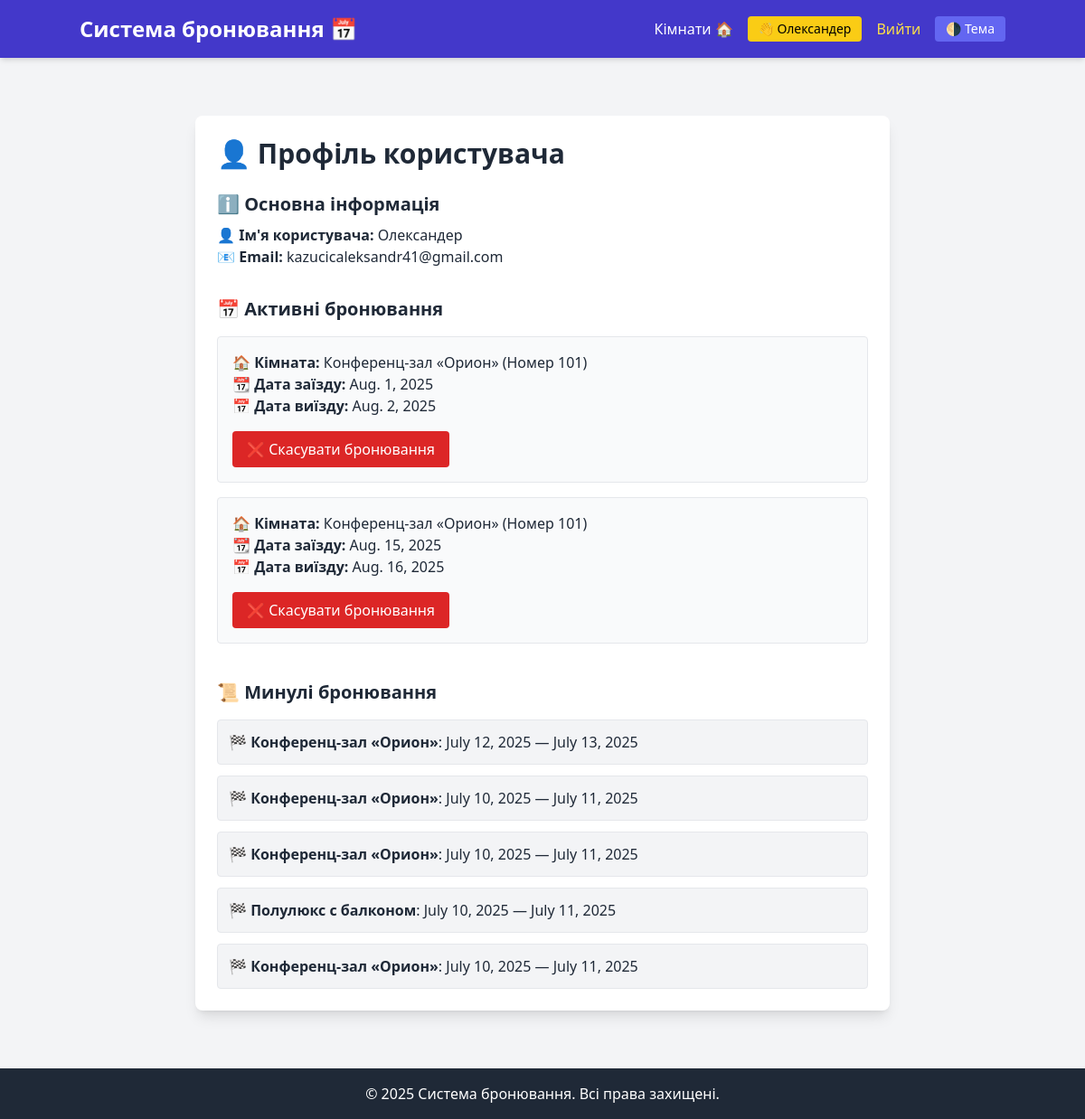
Before: /profile/ (signed in) with the older database file.
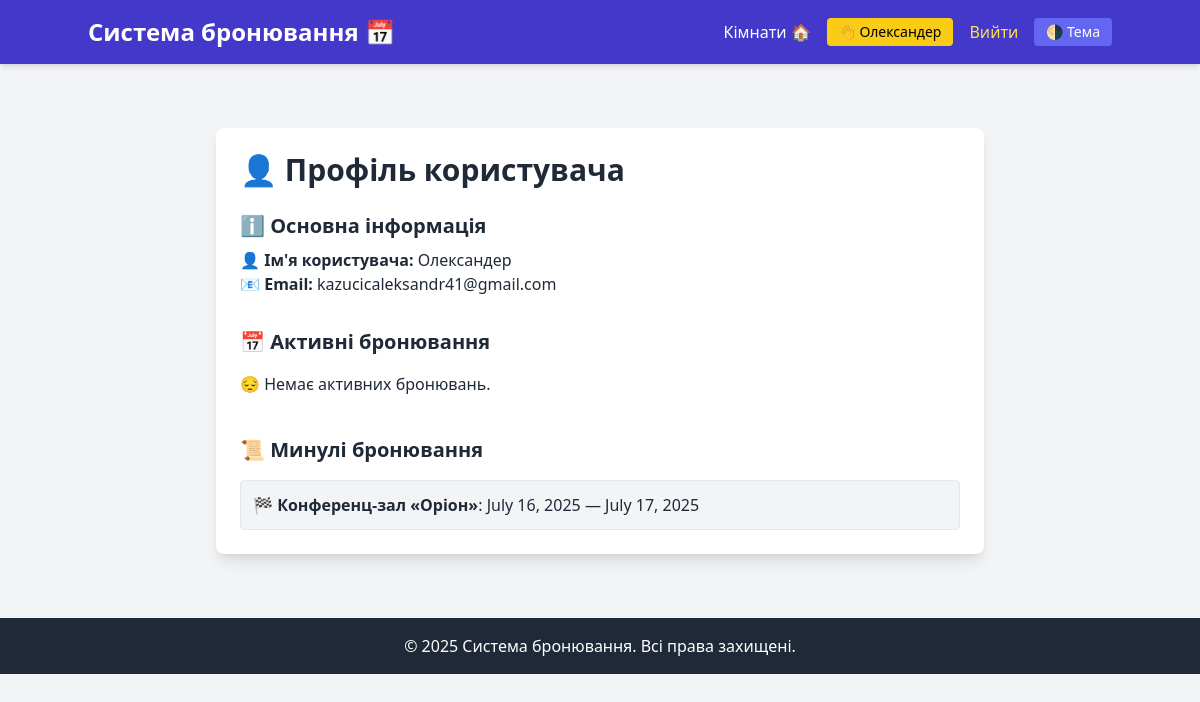
After: the same page with the newer database file.
### booking/models.py (models this page shows, shortened)
class Booking(models.Model):
    user = models.ForeignKey(User, related_name='bookings', on_delete=models.CASCADE)
    location = models.ForeignKey(Location, related_name='bookings', on_delete=models.CASCADE)
    start_date = models.DateField()
    end_date = models.DateField()
    created_at = models.DateTimeField(auto_now_add=True)
    updated_at = models.DateTimeField(auto_now=True)
    is_confirmed = models.BooleanField(default=False)

class Location(models.Model):
    number = models.CharField(max_length=10 , default='N/A')  # номер локації
    title = models.CharField(max_length=100,unique=True)
    capacity = models.PositiveIntegerField()
    price = models.DecimalField(max_digits=6, decimal_places=2)
    description = models.TextField()
    created_at = models.DateTimeField(auto_now_add=True)
    is_active = models.BooleanField(default=True)
    image = models.ImageField(upload_to='room_images/', blank=True, null=True)
    class Meta:
        verbose_name = _('Location')
        verbose_name_plural = _('Locations')
        ordering = ['title']

### booking/views.py (the view)
# urls.py: path('profile/', views.profile, name='profile'),
@login_required
def profile(request):
    user = request.user
    active_bookings = user.bookings.filter(end_date__gte=date.today()).select_related('location')
    past_bookings = user.bookings.filter(end_date__lt=date.today()).select_related('location')
    context = {
        'user': user,
        'active_bookings': active_bookings,
        'past_bookings': past_bookings,
    }
    return render(request, 'profile.html', context)

### templates/profile.html (shortened to what this page needs)
{% extends "base.html" %}
{% block content %}
<div class="max-w-3xl mx-auto mt-10 p-6 bg-white shadow-lg rounded-lg">
  <h1 class="text-3xl font-bold mb-6">👤 Профіль користувача</h1>
  <section class="mb-8">
    <h2 class="text-xl font-semibold mb-2">ℹ️ Основна інформація</h2>
    <p>👤 <strong>Ім'я користувача:</strong> {{ user.username }}</p>
    <p>📧 <strong>Email:</strong> {{ user.email }}</p>
  </section>
  <section>
    <h2 class="text-xl font-semibold mb-4">📅 Активні бронювання</h2>
    {% if active_bookings %}
      <ul class="space-y-4">
        {% for booking in active_bookings %}
          <li class="border p-4 rounded hover:shadow-md transition relative bg-gray-50">
            <p>🏠 <strong>Кімната:</strong> {{ booking.location.title }} (Номер {{ booking.location.number }})</p>
            <p>📆 <strong>Дата заїзду:</strong> {{ booking.start_date }}</p>
            <p>📅 <strong>Дата виїзду:</strong> {{ booking.end_date }}</p>
            <form action="{% url 'cancel_booking' booking.pk %}" method="post" class="mt-4">
              <button type="submit" class="bg-red-600 text-white px-4 py-2 rounded hover:bg-red-700">
                ❌ Скасувати бронювання
              </button>
            </form>
          </li>
        {% endfor %}
      </ul>
    {% else %}
      <p>😔 Немає активних бронювань.</p>
    {% endif %}
  </section>
  <section class="mt-10">
    <h2 class="text-xl font-semibold mb-4">📜 Минулі бронювання</h2>
    {% if past_bookings %}
      <ul class="space-y-3">
        {% for booking in past_bookings %}
          <li class="border p-3 rounded bg-gray-100">
            🏁 <strong>{{ booking.location.title }}</strong>: {{ booking.start_date }} — {{ booking.end_date }}
          </li>
        {% endfor %}
      </ul>
    {% else %}
      <p>ℹ️ У вас ще не було минулих бронювань.</p>
    {% endif %}
  </section>
</div>
{% endblock %}

### templates/base.html (shortened to what this page needs)
<!DOCTYPE html>
<html lang="uk" class="">
<head>
    <script src="https://cdn.tailwindcss.com"></script>
</head>
<body class="bg-gray-100 text-gray-800 dark:bg-gray-900 dark:text-gray-100 transition-colors duration-300">
    <header class="bg-indigo-700 text-white p-4 shadow-md dark:bg-indigo-900">
        <div class="container mx-auto flex justify-between items-center">
            <h1 class="text-2xl font-bold">Система бронювання 📅</h1>
            <nav class="space-x-4 flex items-center">
                <a href="{% url 'room_list' %}" class="hover:underline">Кімнати 🏠</a>
                {% if user.is_authenticated %}
                    <a href="{% url 'profile' %}"
                       class="text-sm bg-yellow-400 text-black px-3 py-1 rounded hover:bg-yellow-500 transition inline-block">
                        👋 {{ user.username }}
                    </a>
                    <form action="{% url 'logout' %}" method="post" class="inline ml-4">
                        <button type="submit" class="text-yellow-300 hover:text-yellow-400">Вийти</button>
                    </form>
                {% else %}
                    <a href="{% url 'login' %}" class="hover:underline text-green-200">Увійти 🔐</a>
                    <a href="{% url 'register' %}" class="hover:underline text-yellow-200">Реєстрація ✍️</a>
                {% endif %}
                <button id="toggle-theme"
                        class="ml-4 px-3 py-1 text-sm bg-indigo-500 text-white rounded hover:bg-indigo-600 transition">
                    🌗 Тема
                </button>
            </nav>
        </div>
    </header>
    <main class="container mx-auto p-6">
        {% block content %}
        {% endblock %}
    </main>
    <footer class="bg-gray-800 text-white text-center p-4 mt-10 dark:bg-gray-900">
        &copy; 2025 Система бронювання. Всі права захищені.
    </footer>
</body>
</html>

Changed rows visible on the page:
removed Booking: location "Конференц-зал «Орион»", location.number "101", start_date "Aug. 1, 2025", end_date "Aug. 2, 2025", shown under "📅 Активні бронювання"
removed Booking: location "Конференц-зал «Орион»", location.number "101", start_date "Aug. 15, 2025", end_date "Aug. 16, 2025", shown under "📅 Активні бронювання"
removed Booking: location "Конференц-зал «Орион»", start_date "July 12, 2025", end_date "July 13, 2025", shown under "📜 Минулі бронювання"
removed Booking: location "Конференц-зал «Орион»", start_date "July 10, 2025", end_date "July 11, 2025", shown under "📜 Минулі бронювання"
removed Booking: location "Конференц-зал «Орион»", start_date "July 10, 2025", end_date "July 11, 2025", shown under "📜 Минулі бронювання"
removed Booking: location "Полулюкс с балконом", start_date "July 10, 2025", end_date "July 11, 2025", shown under "📜 Минулі бронювання"
removed Booking: location "Конференц-зал «Орион»", start_date "July 10, 2025", end_date "July 11, 2025", shown under "📜 Минулі бронювання"
added Booking: location "Конференц-зал «Оріон»", start_date "July 16, 2025", end_date "July 17, 2025", shown under "📜 Минулі бронювання"
Other visible differences:
text now shown: "😔 Немає активних бронювань."
